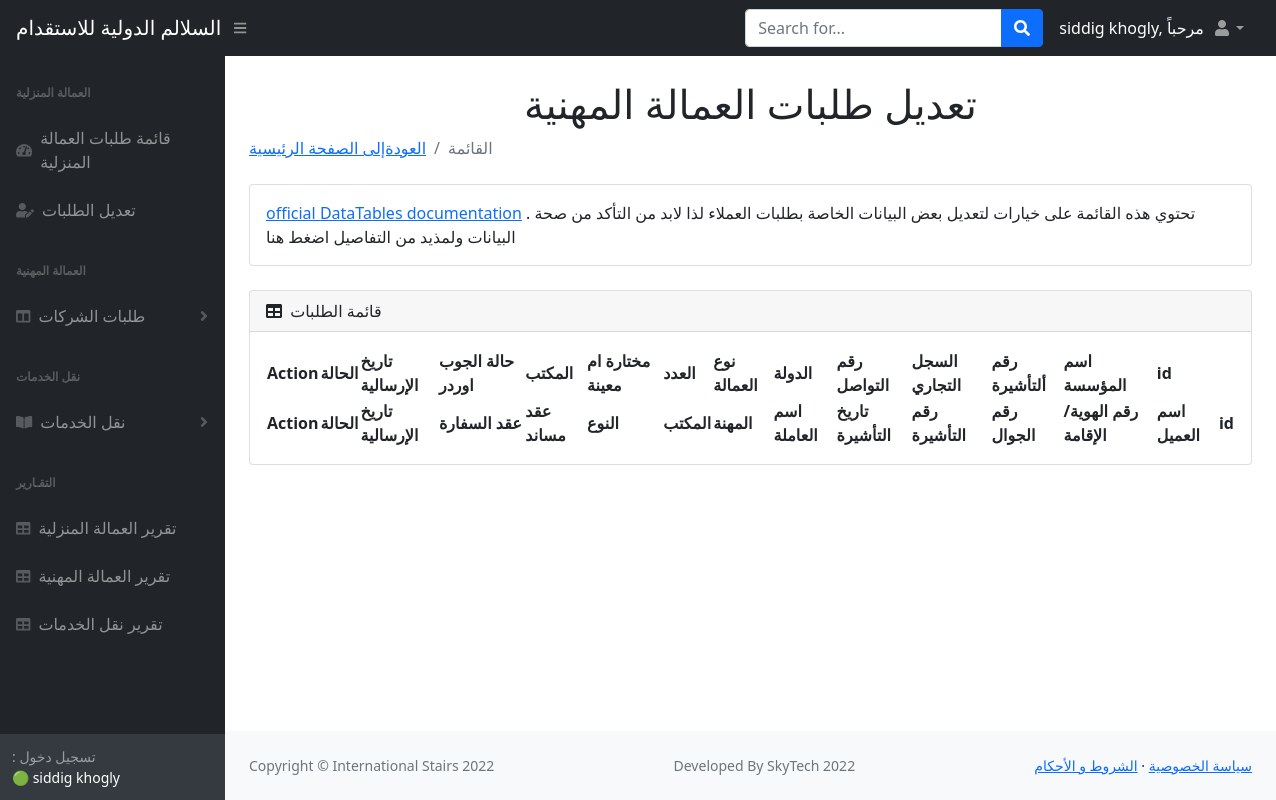
Page /skills_list (signed in) on the earlier database version.
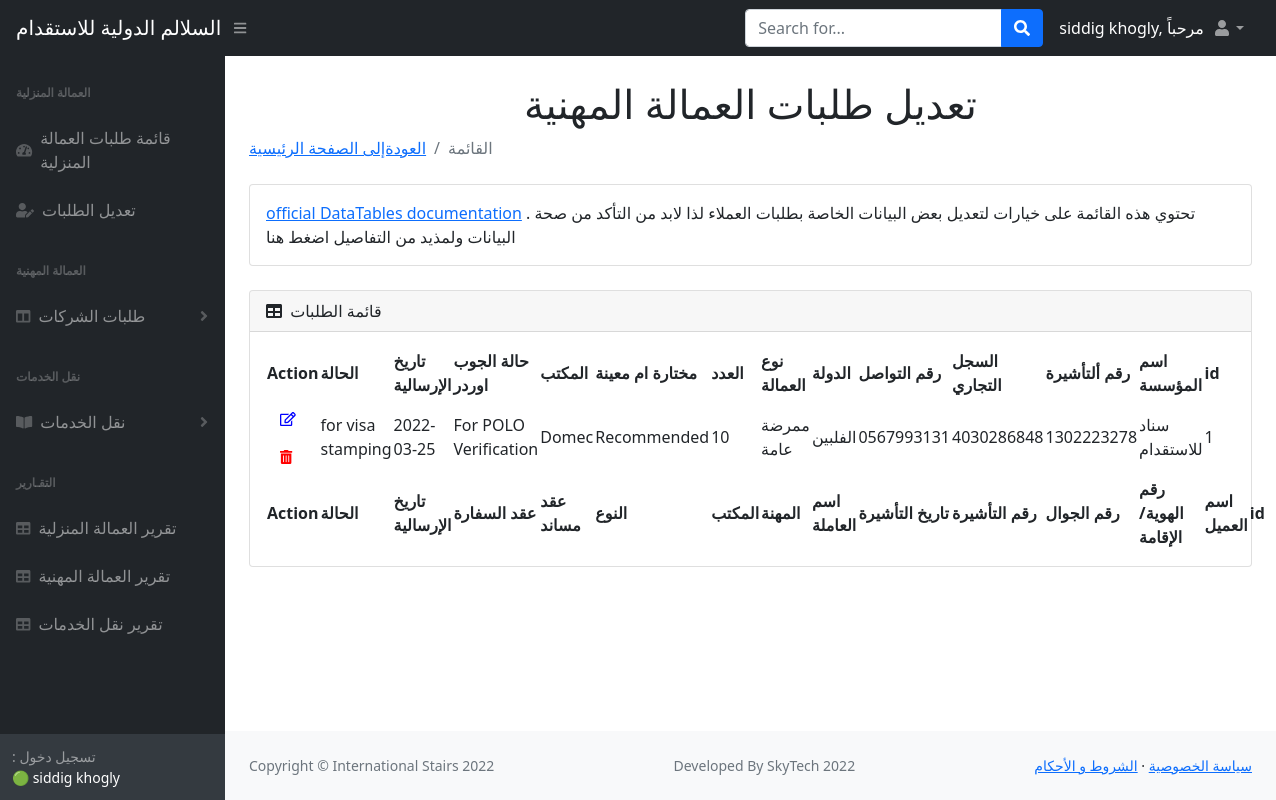
Same page on the later database version.
### main.py (models this page shows)
class Skilled(db.Model):
    __tablename__ = "skills"
    id = db.Column(db.Integer, primary_key=True)
    company_name = db.Column(db.String(250), nullable=False)
    company_visa = db.Column(db.String, nullable=False)
    cr = db.Column(db.String, nullable=False)
    contact_No = db.Column(db.String(250), nullable=False)
    country = db.Column(db.String(250), nullable=False)
    mp_request = db.Column(db.String(250), nullable=False)
    quantity = db.Column(db.String(250), nullable=False)
    selected_or_recommended = db.Column(db.String(250), nullable=False)
    agency = db.Column(db.String(250), nullable=False)
    jo_status = db.Column(db.String(250), nullable=False)
    shipment_date = db.Column(db.Date, nullable=False)
    status = db.Column(db.String(1000), nullable=False)

### main.py (the view)
@app.route("/skills_list")
def skills_list():
    added_skills = Skilled.query.all()
    return render_template("skills_list.html", skills=added_skills, name=current_user.name)

### main.py (called while the page is built)
@login_manager.user_loader
def load_user(user_id):
    return User.query.get(int(user_id))

### templates/skills_list.html (shortened to what the changed rows need)
<!DOCTYPE html>
<html lang="en">
    <head>
        <link href="https://cdn.jsdelivr.net/npm/simple-datatables@latest/dist/style.css" rel="stylesheet" />
        <link href="static/css/styles.css" rel="stylesheet" />
    </head>
    <body class="sb-nav-fixed">
             <div id="layoutSidenav">
            <div id="layoutSidenav_content">
                <main>
                    <div class="container-fluid px-4">
                        <h1 class="mt-4" style="text-align:center">تعديل طلبات العمالة المهنية</h1>
                        <div class="card mb-4">
                            <div class="card-body">
                                <table id="datatablesSimple">
                                    <thead>
                                        <tr>
                                            <th>Action</th>
                                            <th>الحالة</th>
                                            <th>تاريخ الإرسالية</th>
                                             <th>حالة الجوب اوردر</th>
                                             <th>المكتب</th>
                                            <th>مختارة ام معينة</th>
                                            <th>العدد</th>
                                            <th>نوع العمالة</th>
                                            <th>الدولة</th>
                                            <th>رقم التواصل </th>
                                            <th>السجل التجاري</th>
                                            <th>رقم ألتأشيرة</th>
                                             <th>اسم المؤسسة</th>
                                            <th>id</th>
                                        </tr>
                                    </thead>
                                    <tfoot>
                                        <tr>
                                            <th>Action</th>
                                            <th>الحالة</th>
                                            <th>تاريخ الإرسالية</th>
                                             <th>عقد السفارة</th>
                                             <th>عقد مساند</th>
                                            <th>النوع</th>
                                            <th>المكتب</th>
                                            <th>المهنة</th>
                                            <th>اسم العاملة</th>
                                            <th>تاريخ التأشيرة</th>
                                            <th>رقم التأشيرة</th>
                                            <th>رقم الجوال</th>
                                            <th>رقم الهوية/الإقامة</th>
                                             <th>اسم العميل</th>
                                            <th>id</th>
                                    </tfoot>
                                    <tbody>
                                    {% for skill in skills %}
                                        <tr>
                                            <td> <a href="{{url_for('skills_edit',id=skill.id)}}" class="btn" style="color:blue"> <i class="far fa-edit fa-sm" ></i></a>
                                                <a href="{{url_for('skills_delete',id=skill.id)}}" class="btn" style="color:red" > <i class="fas fa-trash-alt fa-sm"></i></a>
                                            <td>{{skill.status}}</td>
                                            <td>{{skill.shipment_date}}</td>
                                            <td>{{skill.jo_status}}</td>
                                            <td>{{skill.agency}}  </td>
                                            <td>{{skill.selected_or_recommended}}</td>
                                            <td>{{skill.quantity}}</td>
                                             <td>{{skill.mp_request}}</td>
                                             <td>{{skill.country}}</td>
                                             <td>{{skill.contact_No}}</td>
                                             <td>{{skill.cr}}</td>
                                            <td>{{skill.company_visa}}</td>
                                             <td>{{skill.company_name}}</td>
                                            <td>{{skill.id}}</td>
                                        </tr>
                                {%endfor%}
                                    </tbody>
                                </table>
                            </div>
                        </div>
                    </div>
                </main>
            </div>
        </div>
    </body>
</html>

Differences in the rows shown:
added Skilled: status "for visa stamping", shipment_date "2022-03-25", jo_status "For POLO Verification", agency "Domec", selected_or_recommended "Recommended", quantity "10", mp_request "ممرضة عامة", country "الفلبين", contact_No "0567993131", cr "4030286848", company_visa "1302223278", company_name "سناد للاستقدام", id "1"
